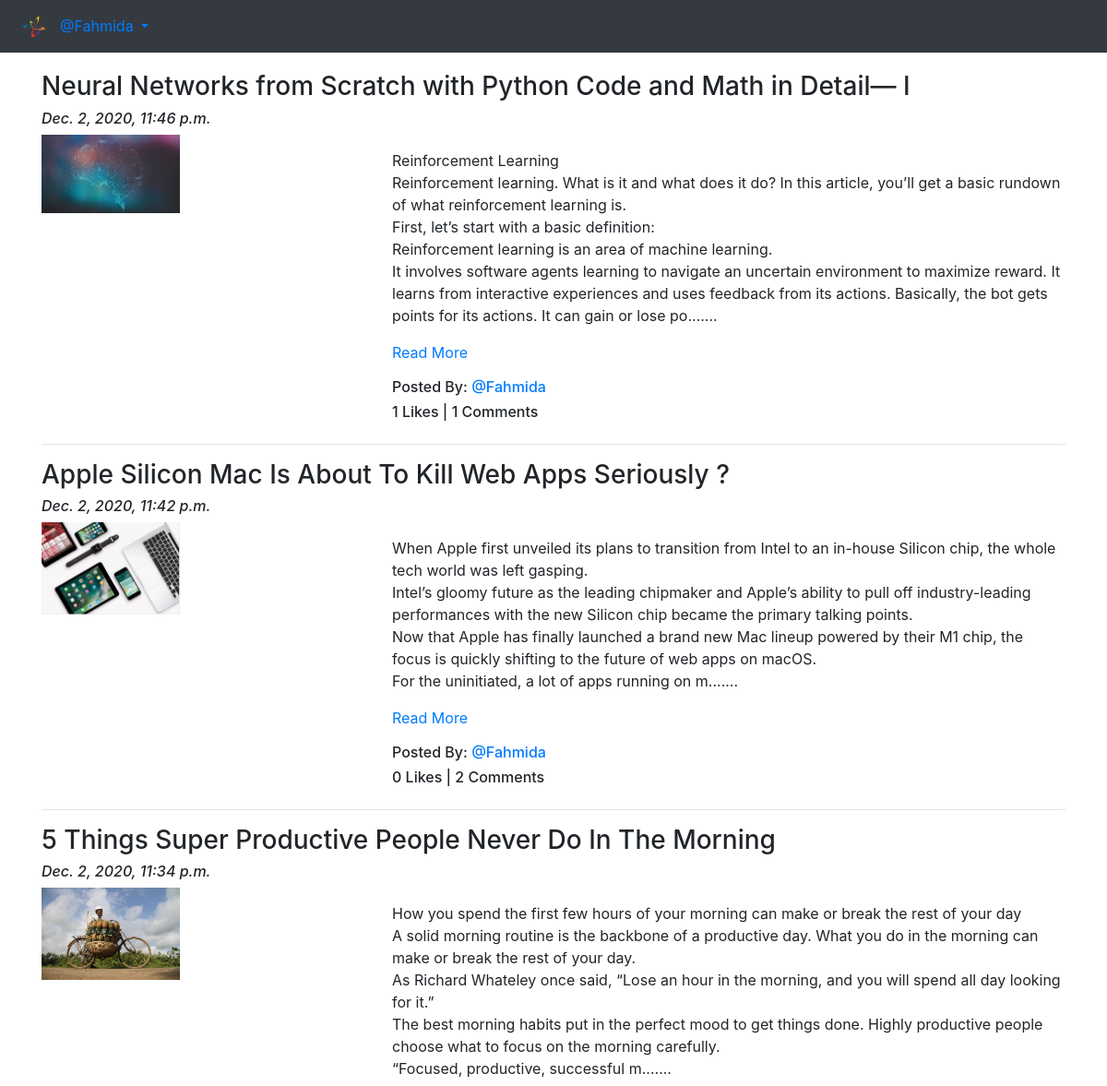
The app's page /blog/ (signed in, upper part), older data.
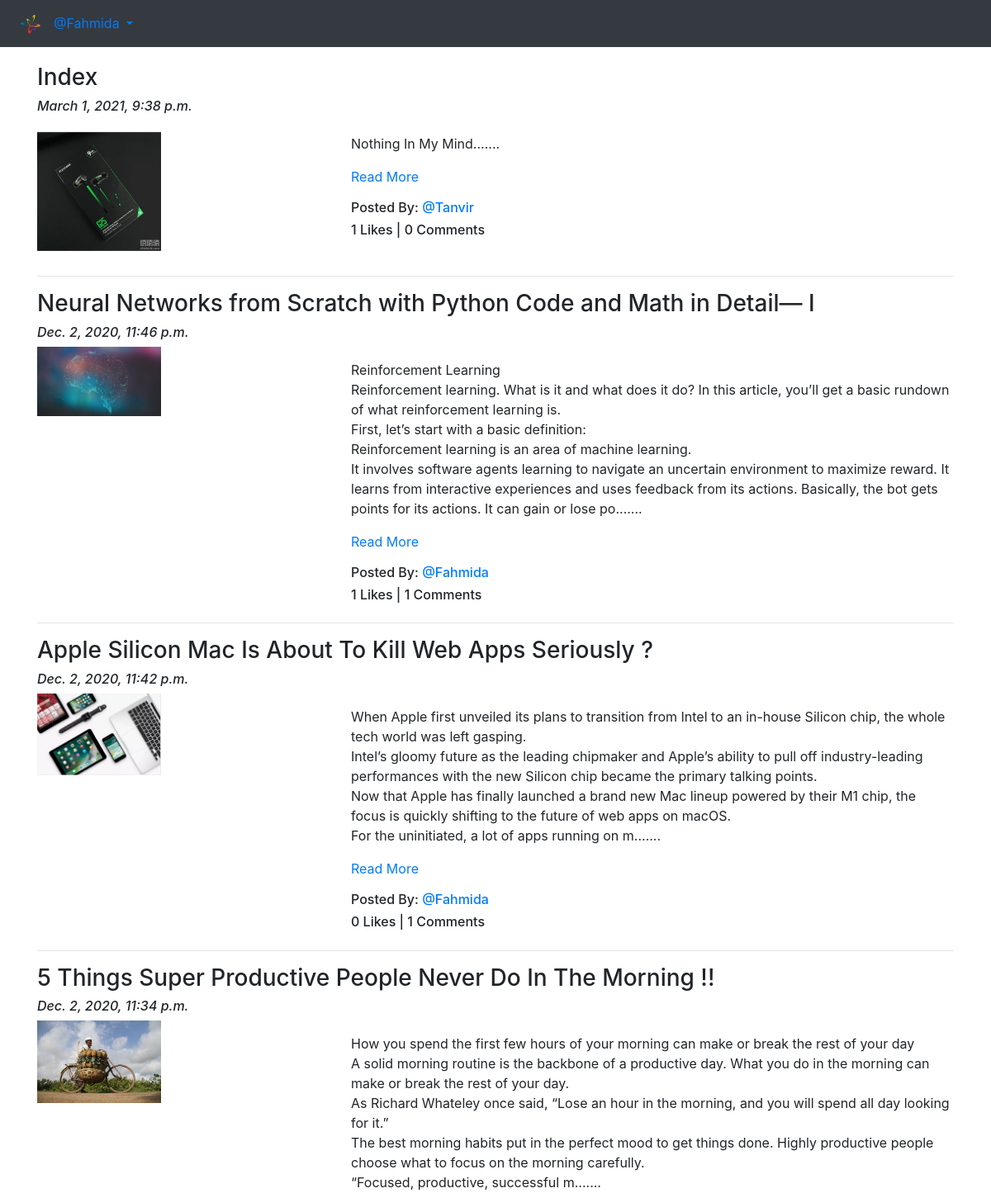
The same page, newer data.
### App_Blog/models.py (models this page shows, shortened)
class Blog(models.Model):
    author = models.ForeignKey(User, on_delete=models.CASCADE, related_name='post_author')
    blog_title = models.CharField(max_length=264, verbose_name="Put a Title")
    slug = models.SlugField(max_length=264, unique=True)
    blog_content = models.TextField(verbose_name="What is on your mind?")
    blog_image = models.ImageField(upload_to='blog_images', verbose_name="Image")
    publish_date = models.DateTimeField(auto_now_add=True)
    update_date = models.DateTimeField(auto_now=True)
    class Meta:
        ordering = ['-publish_date', ]

### App_Blog/views.py (the view)
# urls.py: path('', views.BlogList.as_view(), name='blog_list'),
class BlogList(LoginRequiredMixin, ListView):
    context_object_name = 'blogs'
    model = Blog
    template_name = 'App_Blog/blog_list.html'

### App_Blog/templatetags/custom_filters.py (called while the page is built)
def range_filter(value):
    return value[0:500] + "......."

### templates/App_Blog/blog_list.html (shortened to what this page needs)
{% extends 'base.html' %}
{% load custom_filters %}
{% block body_block %}
{% for blog in blogs %}
<h3>{{blog.blog_title}}</h3>
<h6><i>{{blog.publish_date}}</i></h6>
<div class="row">
  <div class="col-sm-4">
    <img src="/media/{{blog.blog_image}}" alt="{{blog.blog_title}}" title="{{blog.blog_title}}" width="150px">
  </div>
  <div class="col-sm-8">
    <p>{{blog.blog_content|range_filter|linebreaks}} <a href="{% url 'App_Blog:blog_details' slug=blog.slug %}">Read More</a></p>
    <h6>Posted By: <a href="#">@{{blog.author}}</a></h6>
    <h6>{{blog.liked_blog.count}} Likes | {{blog.blog_comment.count}} Comments</h6>
  </div>
</div>
<hr>
{% endfor %}
{% endblock %}

Row changes from the older to the newer data that the page shows:
added Blog: blog_title "Index", publish_date "March 1, 2021, 9:38 p.m.", blog_image (picture), blog_content|range_filter "Nothing In My Mind.......", author "Tanvir", liked_blog.count "1", blog_comment.count "0"
computed for Blog "Apple Silicon Mac Is About To Kill Web Apps Seriously ?": blog_comment.count "2" → "1"
changed Blog: blog_title "5 Things Super Productive People Never Do In The Morning" → "5 Things Super Productive People Never Do In The Morning !!"
